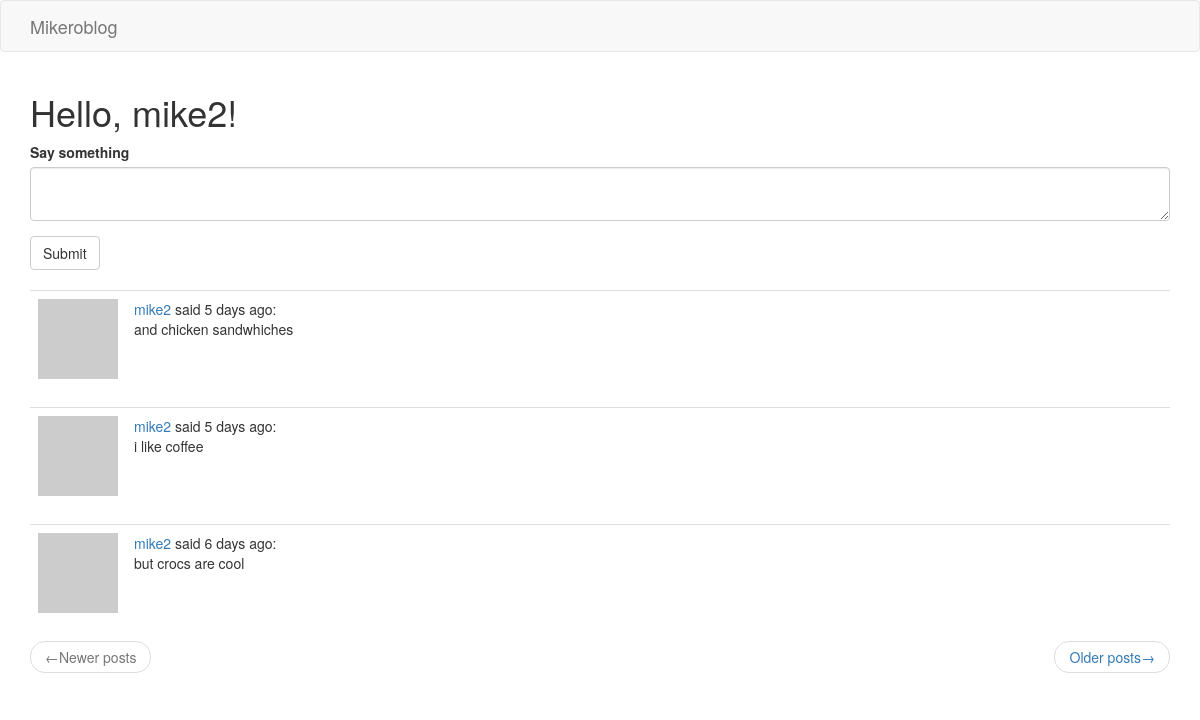
Before: /index (signed in) with the older database file.
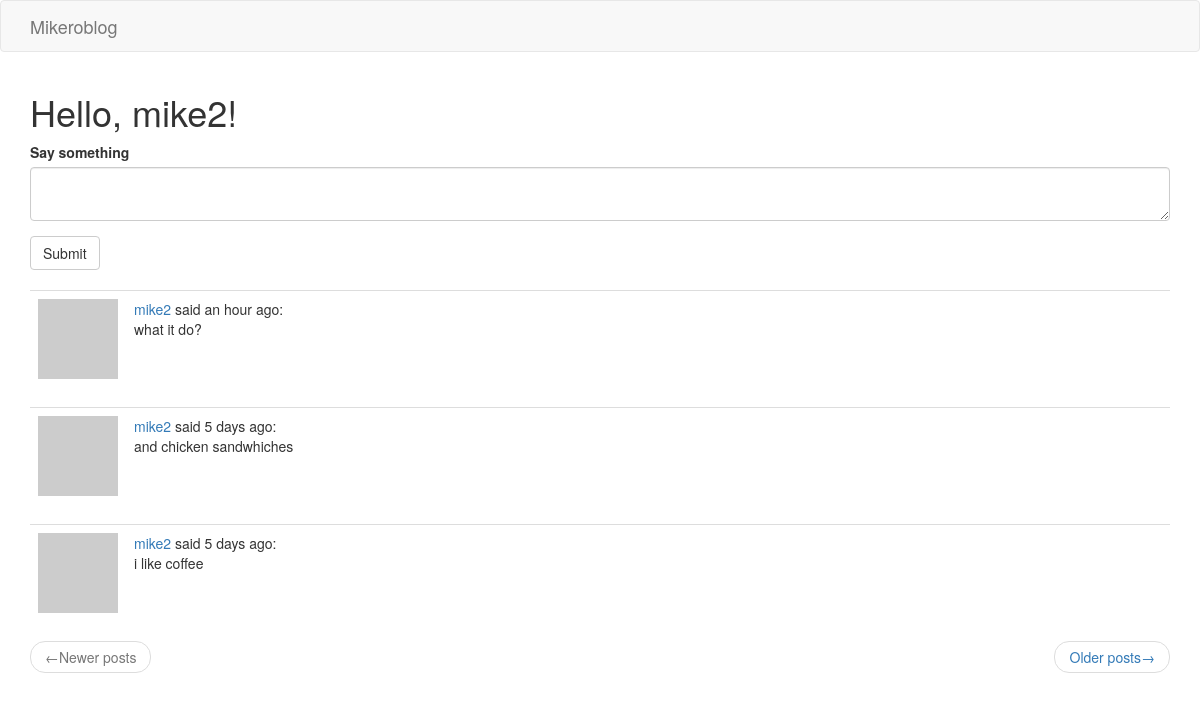
After: the same page with the newer database file.
### app/models.py (models this page shows, shortened)
class Post(db.Model):
    id = db.Column(db.Integer, primary_key=True)
    body = db.Column(db.String(140))
    timestamp = db.Column(db.DateTime, index=True, default=datetime.utcnow)
    user_id = db.Column(db.Integer, db.ForeignKey('user.id'))

class User(UserMixin, db.Model):
    id = db.Column(db.Integer, primary_key=True)
    username = db.Column(db.String(64), index=True, unique=True)
    email = db.Column(db.String(120), index=True, unique=True)
    password_hash = db.Column(db.String(128))
    posts = db.relationship('Post', backref='author', lazy='dynamic')
    about_me = db.Column(db.String(140))
    last_seen = db.Column(db.DateTime, default=datetime.utcnow)
    followed = db.relationship(
        'User',
        secondary=followers,
        primaryjoin=(followers.c.follower_id == id),
        secondaryjoin=(followers.c.followed_id == id),
        backref=db.backref('followers', lazy='dynamic'),
        lazy='dynamic'
    )
    def avatar(self, size):
        digest = md5(self.email.lower().encode('utf-8')).hexdigest()
        return f'https://www.gravatar.com/avatar/{digest}?d=identicon&s={size}'
    def followed_posts(self):
        followed = Post.query.join(
            followers,
            (followers.c.followed_id == Post.user_id)).filter(
                followers.c.follower_id == self.id)
        own = Post.query.filter_by(user_id=self.id)
        return followed.union(own).order_by(Post.timestamp.desc())

### app/routes.py (the view)
@flask_app.route('/', methods=['GET', 'POST'])
@flask_app.route('/index', methods=['GET', 'POST'])
@login_required
def index():
    form = PostForm()
    if form.validate_on_submit():
        post = Post(body=form.post.data, author=current_user)
        db.session.add(post)
        db.session.commit()
        flash(_('Your post is now live!'))
        return redirect(url_for('index'))
    page = request.args.get('page', 1, type=int)
    posts = current_user.followed_posts().paginate(
        page, flask_app.config['POSTS_PER_PAGE'], False)
    next_url = url_for('index', page=posts.next_num) \
        if posts.has_next else None
    prev_url = url_for('index', page=posts.prev_num) \
        if posts.has_prev else None
    return render_template('index.html', title='Home', posts=posts.items,
                           form=form, next_url=next_url, prev_url=prev_url)

### app/forms.py
class PostForm(FlaskForm):
    post = TextAreaField('Say something', validators=[
        DataRequired(), Length(min=1, max=140)])
    submit = SubmitField('Submit')

### app/models.py (called while the page is built)
@login.user_loader
def load_user(id):
    return User.query.get(int(id))

### app/routes.py (called while the page is built)
@flask_app.before_request
def before_request():
    if current_user.is_authenticated:
        current_user.last_seen = datetime.utcnow()
        db.session.commit()

### app/templates/index.html
{% extends 'base.html' %}
{% import 'bootstrap/wtf.html' as wtf %}
{% block app_content %}
    <h1>Hello, {{ current_user.username }}!</h1>
    {% if form %}
        {{ wtf.quick_form(form) }}
        <br>
    {% endif %}
    {% for post in posts %}
        {% include '_post.html' %}
    {% endfor %}
    <nav aria-label='...'>
        <ul class='pager'>
            <li class='previous{% if not prev_url %} disabled{% endif %}'>
                <a href='{{ prev_url or "#" }}'>
                    <span aria-hidden='true'>&larr;</span>{{ _('Newer posts') }}
                </a>
            </li>
            <li class='next{% if not next_url %} disabled{% endif %}'>
                <a href='{{ next_url or "#" }}'>
                    {{ _('Older posts') }}<span aria-hidden='true'>&rarr;</span>
                </a>
            </li>
        </ul>
    </nav>
{% endblock %}

### app/templates/_post.html
<table class='table table-hover'>
    <tr>
        <td width='70px'>
            <a href='{{ url_for('user', username=post.author.username) }}'>
                <img src='{{ post.author.avatar(70) }}'>
            </a>
        </td>
        <td>
            <a href='{{ url_for('user', username=post.author.username) }}'>
                {{ post.author.username }}
            </a>
            said {{ moment(post.timestamp).fromNow() }}:
            <br>
            {{ post.body }}
        </td>
    </tr>
</table>

Changed rows visible on the page:
no longer on this page (row unchanged): Post: author.username "mike2", timestamp "6 days ago", body "but crocs are cool"
added Post: author.username "mike2", timestamp "an hour ago", body "what it do?"
